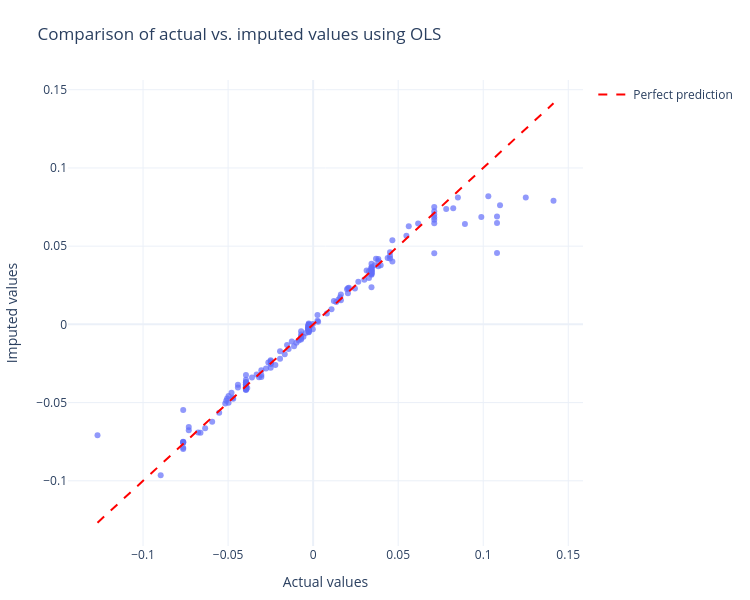

Notebook source saved alongside this figure:
### Markdown cell above
## Evaluating the imputation results

Now let's compare the imputed values with the actual values to evaluate the performance of our imputer. To understand OLS's ability to capture variability accross quantiles let us find and plot the prediction closest to the true value across quantiles for each data point.

### Code cell
# Define your quantiles
quantiles = list(imputed_values.keys())

# Convert imputed_values dict to a 3D array: (n_samples, n_quantiles)
pred_matrix = np.stack(
    [imputed_values[q].values.flatten() for q in quantiles], axis=1
)

# Actual values flattened
actual = actual_values.values.flatten()

# Compute absolute error matrix: shape (n_samples, n_quantiles)
abs_error = np.abs(pred_matrix - actual[:, None])

# Find index of closest prediction for each sample
closest_indices = abs_error.argmin(axis=1)

# Select the closest predictions
closest_predictions = np.array(
    [pred_matrix[i, idx] for i, idx in enumerate(closest_indices)]
)

# Wrap as DataFrame for plotting
closest_df = pd.DataFrame(
    {
        "Actual": actual,
        "ClosestPrediction": closest_predictions,
    }
)

# Extract median predictions for evaluation
median_predictions = imputed_values[0.5]

# Create a scatter plot comparing actual vs. imputed values
min_val = min(actual_values.min().min(), median_predictions.min().min())
max_val = max(actual_values.max().max(), median_predictions.max().max())

# Create the scatter plot
fig = px.scatter(
    closest_df,
    x="Actual",
    y="ClosestPrediction",
    opacity=0.7,
    title="Comparison of actual vs. imputed values using OLS",
)

# Add the diagonal line (perfect prediction line)
fig.add_trace(
    go.Scatter(
        x=[min_val, max_val],
        y=[min_val, max_val],
        mode="lines",
        line=dict(color="red", dash="dash"),
        name="Perfect prediction",
    )
)

# Update layout
fig.update_layout(
    xaxis_title="Actual values",
    yaxis_title="Imputed values",
    width=750,
    height=600,
    template="plotly_white",
    margin=dict(l=50, r=50, t=80, b=50),  # Adjust margins
)

fig.show()

### Figure 1 — Plotly figure (JSON) as saved in the notebook; plotly's stock layout.template omitted (floating-point values rounded to 4 significant figures; data arrays with more than 128 entries replaced by an {"elided": "..."} marker saying what was removed)
{"data": [{"hovertemplate": "Actual=%{x}<br>ClosestPrediction=%{y}<extra></extra>", "legendgroup": "", "marker": {"color": "#636efa", "opacity": 0.7, "symbol": "circle"}, "mode": "markers", "name": "", "orientation": "v", "showlegend": false, "type": "scatter", "x": {"elided": "178 float values"}, "xaxis": "x", "y": {"elided": "178 float values"}, "yaxis": "y"}, {"line": {"color": "red", "dash": "dash"}, "mode": "lines", "name": "Perfect prediction", "type": "scatter", "x": [-0.1268, 0.1413], "y": [-0.1268, 0.1413]}], "layout": {"height": 600, "legend": {"tracegroupgap": 0}, "margin": {"b": 50, "l": 50, "r": 50, "t": 80}, "title": {"text": "Comparison of actual vs. imputed values using OLS"}, "width": 750, "xaxis": {"anchor": "y", "domain": [0, 1], "title": {"text": "Actual values"}}, "yaxis": {"anchor": "x", "domain": [0, 1], "title": {"text": "Imputed values"}}}}
